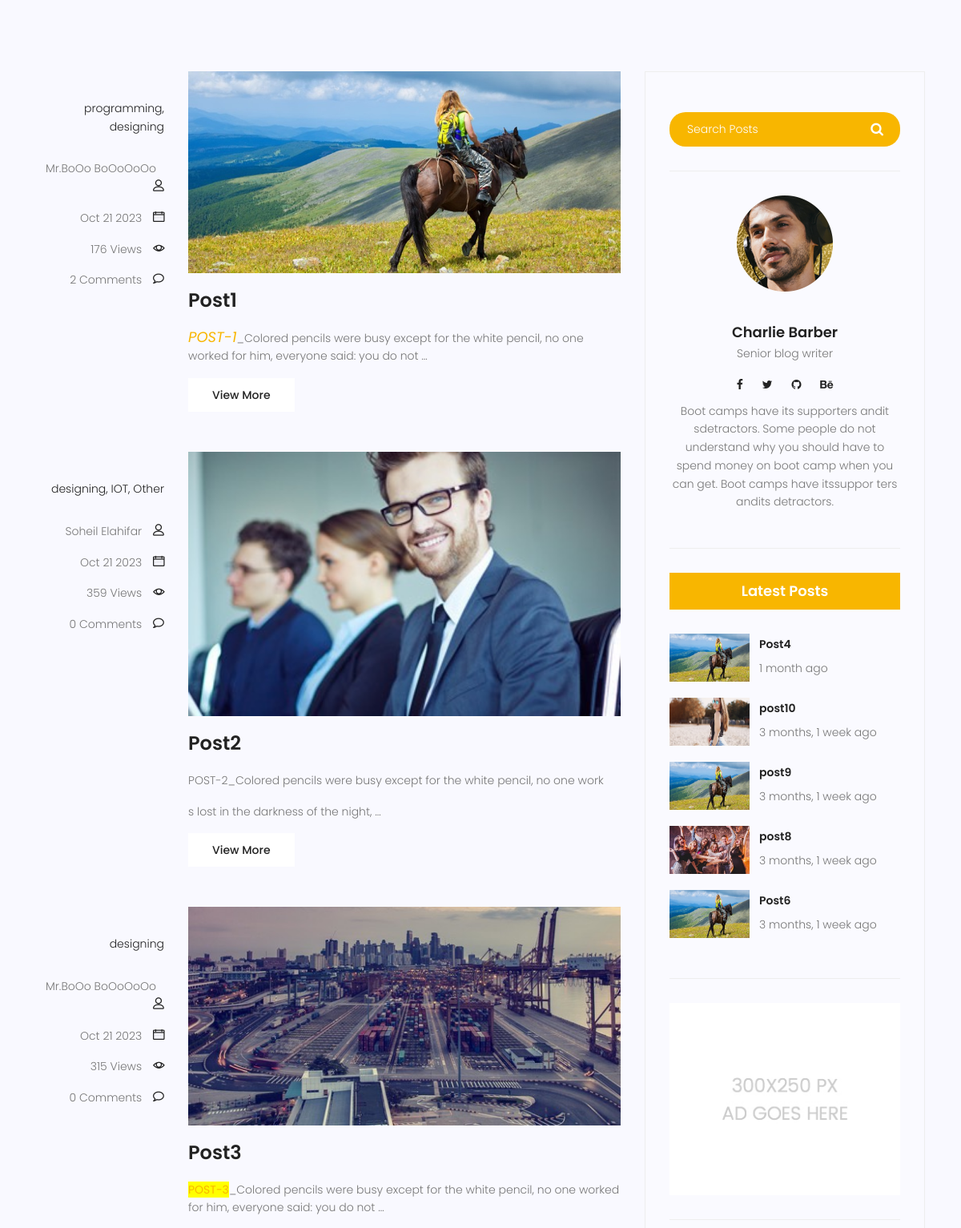
Page /blog/ (middle part) on the earlier database version.
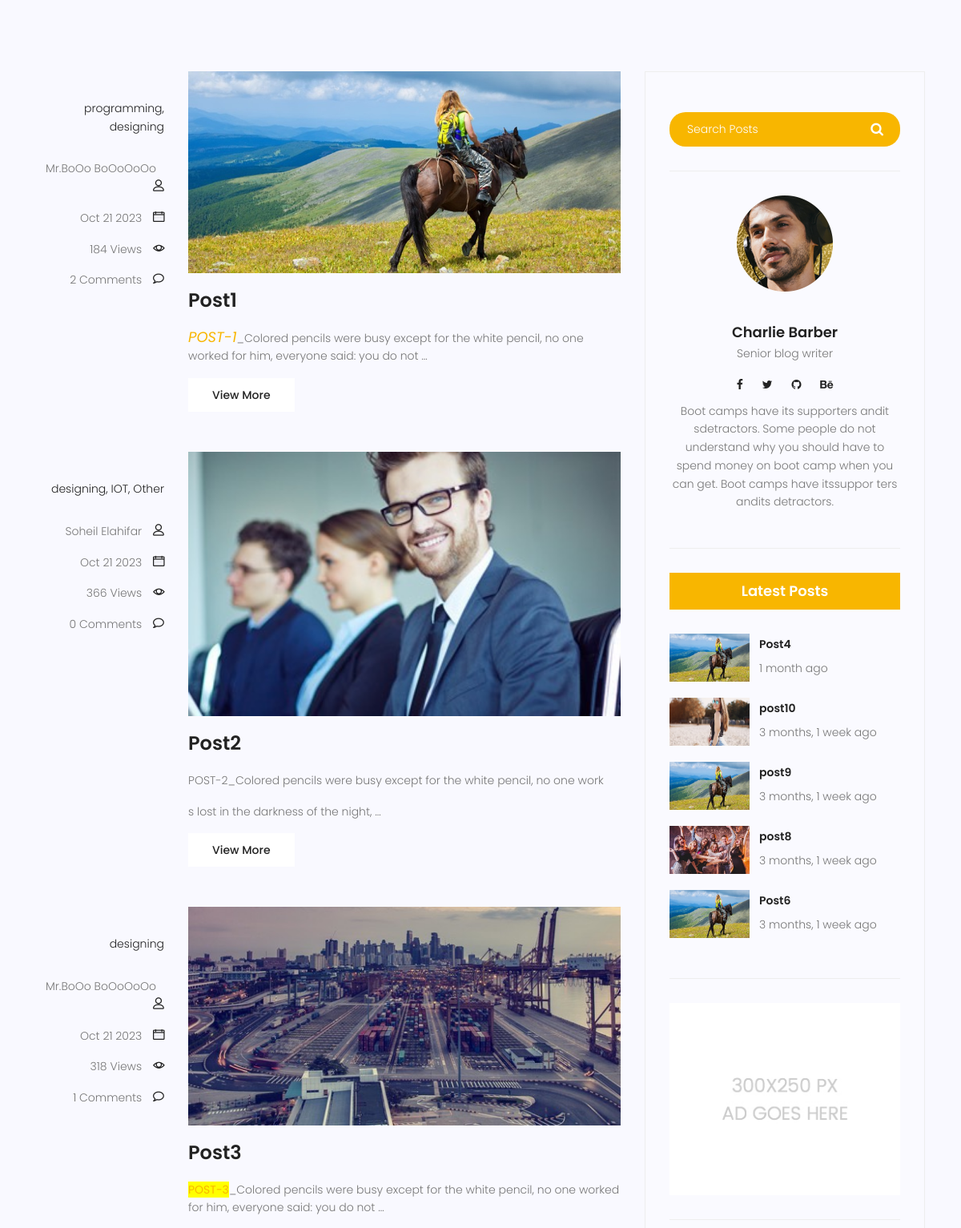
Same page on the later database version.
### blog/models.py (models this page shows, shortened)
class Category(models.Model):
        name = models.CharField(max_length=255)
        def __str__(self):
            return self.name

class Post(models.Model):
    author = models.ForeignKey(User, on_delete=models.SET_NULL, null=True)
    image = models.ImageField(upload_to = 'blog/', default='blog/default.jpg')
    tag = TaggableManager()
    category = models.ManyToManyField(Category)
    title = models.CharField(max_length=255)
    content = models.TextField()
    counted_views = models.IntegerField(default=0)
    status = models.BooleanField(default=False)
    published_date = models.DateTimeField()
    created_date = models.DateTimeField(auto_now_add=True)
    updated_date = models.DateTimeField(auto_now=True)
    class Meta:
        ordering = ['created_date'] # ['created_date'] reverse_order
    def __str__(self):
        return self.title

### blog/views.py (the view)
# urls.py: path('', views.index_view, name='index'),
def index_view(request, **kwargs):
    posts = check_published_date()
    if kwargs is not None:
        if kwargs.get('cat_name') is not None:
            posts = posts.filter(category__name=kwargs['cat_name'])
        elif kwargs.get('author_username') is not None:
            posts = posts.filter(author__username=kwargs['author_username'])
        elif kwargs.get('tag_name') is not None:
            posts = posts.filter(tag__name=kwargs['tag_name'])
    if request.method == 'GET':
        if x:= request.GET.get('sBar'):
            posts = posts.filter(content__contains=x)
    posts = Paginator(posts, 3)
    try:
        page_number = request.GET.get('page')
        posts = posts.get_page(page_number)
    except EmptyPage:
        posts = posts.get_page(1)
    except PageNotAnInteger:
        posts = posts.get_page(1)
    context = {'context': posts}
    return render(request, 'blog/blog-home.html', context)

### blog/templatetags/blog_tags.py (called while the page is built)
@register.simple_tag(name="comments_count")
def function(pid):
    return Comment.objects.filter(post=pid, approved=True).count()

@register.inclusion_tag("blog/blog-latest.html")
def latest_posts(arg=3):
    context = {'context': check_published_date().order_by('-published_date')[:arg]}
    return context

@register.inclusion_tag("blog/blog-categories.html")
def post_categories():
    posts = check_published_date()
    categories = Category.objects.all()
    cat_dict = {}
    for cat in categories:
        cat_dict[cat] = posts.filter(category=cat).count()
    return {'categories': cat_dict}

### blog/views.py (called while the page is built)
def check_published_date():
    now = datetime.now()
    now = timezone.make_aware(datetime(now.year, now.month, now.day, now.hour, now.minute, now.second))
    posts = Post.objects.filter(published_date__lte=now, status=1)
    return posts

### templates/blog/blog-home.html (shortened to what this page needs)
{% extends 'base.html' %}
{% load static %}
{% load blog_tags %}
{% block content %}
  <section class="top-category-widget-area pt-90 pb-90">
  </section>
  <section class="post-content-area">
    <div class="container">
      <div class="row">
        <div class="col-lg-8 posts-list">
          {% for post in context %}
            <div class="single-post row">
              <div class="col-lg-3 col-md-3 meta-details">
                <ul class="tags">
                  <li>
                    {% for cat in post.category.all %}
                      <a href="{% url 'blog:category' cat %}">{{cat}}{% if not forloop.last %},{% endif %} </a>
                    {% endfor %}
                  </li>
                </ul>
                <div class="user-details row">
                  <p class="user-name col-lg-12 col-md-12 col-6">
                    <a href="{% url 'blog:author' post.author %}">{{post.author.get_full_name}}</a> <span class="lnr lnr-user"></span>
                  </p>
                  <p class="date col-lg-12 col-md-12 col-6">
                    <a href="#">{{post.published_date|date:"M d Y"}}</a> <span class="lnr lnr-calendar-full"></span>
                  </p>
                  <p class="view col-lg-12 col-md-12 col-6">
                    <a href="#">{{post.counted_views}} Views</a> <span class="lnr lnr-eye"></span>
                  </p>
                  <p class="comments col-lg-12 col-md-12 col-6">
                    <a href="#">{% comments_count post.id %} Comments</a> <span class="lnr lnr-bubble"></span>
                  </p>
                </div>
              </div>
              <div class="col-lg-9 col-md-9">
                <div class="feature-img">
                  <img class="img-fluid" src="{{post.image.url}}" alt="" />
                </div>
                <a class="posts-title" href="{% url 'blog:post' post.id %}"><h3>{{post.title}}</h3></a>
                <p class="excert">{{post.content|safe|truncatewords_html:20}}</p>
                <a href="{% url 'blog:post' post.id %}" class="primary-btn">View More</a>
              </div>
            </div>
          {% endfor %}
        </div>
        <div class="col-lg-4 sidebar-widgets">
          <div class="widget-wrap">
            {% include "blog/blog-search.html" %}
            {% include "blog/blog-writer.html" %}
            {% latest_posts 5 %}
            {% include "blog/blog-ads.html" %}
          </div>
        </div>
      </div>
    </div>
  </section>
{% endblock %}

### templates/base.html (shortened to what this page needs)
{% load static %}
{% load humanize %}
<!DOCTYPE html>
<html lang="zxx" class="no-js">
  <head>
    <link rel="stylesheet" href="{% static 'css/linearicons.css' %}" />
    <link rel="stylesheet" href="{% static 'css/font-awesome.min.css' %}" />
    <link rel="stylesheet" href="{% static 'css/bootstrap.css' %}" />
    <link rel="stylesheet" href="{% static 'css/magnific-popup.css' %}" />
    <link rel="stylesheet" href="{% static 'css/jquery-ui.css' %}" />
    <link rel="stylesheet" href="{% static 'css/nice-select.css' %}" />
    <link rel="stylesheet" href="{% static 'css/animate.min.css' %}" />
    <link rel="stylesheet" href="{% static 'css/owl.carousel.css' %}" />
    <link rel="stylesheet" href="{% static 'css/main.css' %}" />
  </head>
  <body>
    {% block content %}
    {% endblock %}
  </body>
      </html>

### templates/blog/blog-search.html
{% load static %}
<div class="single-sidebar-widget search-widget">
  <form class="search-form" action="{% url 'blog:search' %}" method="get">
    <input placeholder="Search Posts" name="sBar" type="text" onfocus="this.placeholder = ''" onblur="this.placeholder = 'Search Posts'" />
    <button type="submit"><i class="fa fa-search"></i></button>
  </form>
</div>

### templates/blog/blog-writer.html
{% load static %}
<div class="single-sidebar-widget user-info-widget">
  <img src="{% static 'img/blog/user-info.png' %}" alt="" />
  <a href="#"><h4>Charlie Barber</h4></a>
  <p>Senior blog writer</p>
  <ul class="social-links">
    <li>
      <a href="#"><i class="fa fa-facebook"></i></a>
    </li>
    <li>
      <a href="#"><i class="fa fa-twitter"></i></a>
    </li>
    <li>
      <a href="#"><i class="fa fa-github"></i></a>
    </li>
    <li>
      <a href="#"><i class="fa fa-behance"></i></a>
    </li>
  </ul>
  <p>Boot camps have its supporters andit sdetractors. Some people do not understand why you should have to spend money on boot camp when you can get. Boot camps have itssuppor ters andits detractors.</p>
</div>

### templates/blog/blog-latest.html (shortened to what this page needs)
{% load humanize %}
{% load static %}
{% load blog_tags %}
<div class="single-sidebar-widget popular-post-widget">
  <h4 class="popular-title">Latest Posts</h4>
  <div class="popular-post-list">
    {% for post in context %}
      <div class="single-post-list d-flex flex-row align-items-center">
        <div class="thumb">
          <img src="{{post.image.url}}" alt=""  style="width:100px; height:60px"/>
        </div>
        <div class="details">
          <a href="{% url 'blog:post' post.id %}"><h6>{{post}}</h6></a>
          <p>{{post.published_date|naturaltime}}</p>
        </div>
      </div>
    {% endfor %}
  </div>
</div>

### templates/blog/blog-ads.html
{% load static %}
<div class="single-sidebar-widget ads-widget">
    <a href="#"><img class="img-fluid" src="{% static 'img/blog/ads-banner.jpg' %}" alt="" /></a>
</div>

### templates/blog/blog-categories.html (shortened to what this page needs)
{% load static %}
{% load blog_tags %}

### templates/blog/blog-newsletter.html (shortened to what this page needs)
{% load static %}

### templates/blog/blog-tags.html (shortened to what this page needs)
{% load static %}

Differences in the rows shown:
changed Post "Post1": counted_views "176" → "184"
changed Post "Post2": counted_views "359" → "366"
changed Post "Post3": counted_views "315" → "318"; id "0" → "1"
